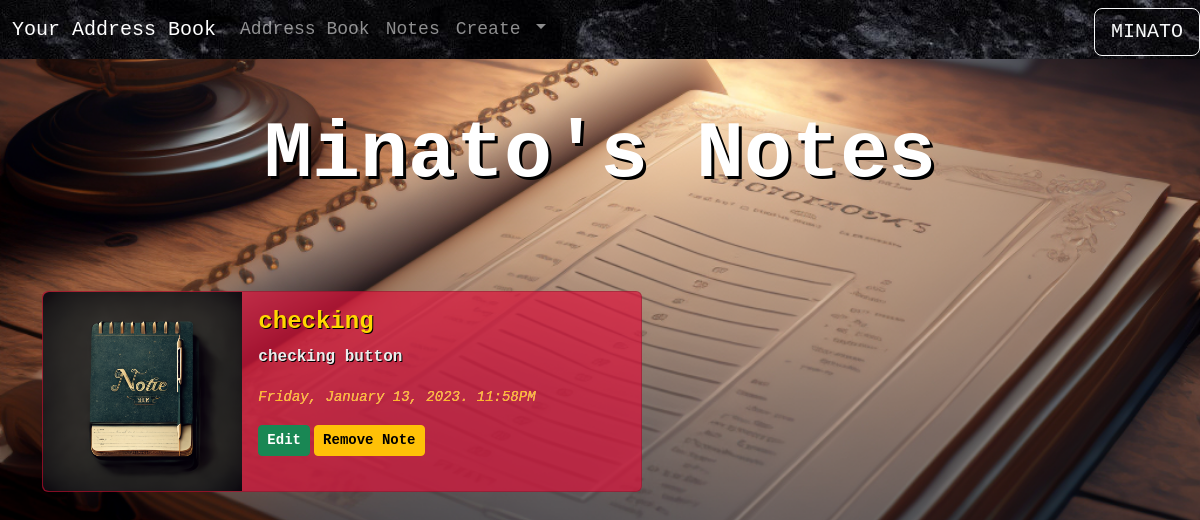
Page /notes (signed in) on the committed database.
### app/models.py (models this page shows, shortened)
class User(db.Model, UserMixin):
    id = db.Column(db.Integer, primary_key=True)
    first_name = db.Column(db.String(25), nullable=False)
    last_name = db.Column(db.String(25), nullable=False)
    email = db.Column(db.String(50), nullable=False, unique=True)
    username = db.Column(db.String(50), nullable=False, unique=True)
    password = db.Column(db.String(256), nullable=False)
    date_created = db.Column(db.DateTime, nullable=False, default=datetime.utcnow)
    address = db.relationship('Address', backref='author', lazy='dynamic')
    notes = db.relationship('Post', backref='author', lazy='dynamic')

class Post(db.Model):
    id = db.Column(db.Integer, primary_key=True)
    title = db.Column(db.String, nullable=False)
    body = db.Column(db.String, nullable=False)
    date_created = db.Column(db.DateTime, nullable=False, default=datetime.utcnow)
    user_id = db.Column(db.Integer, db.ForeignKey('user.id'))

### app/routes.py (the view)
@app.route('/notes')
@login_required
def notes():
    if current_user.is_authenticated:
        notes = current_user.notes.all()
    else:
        notes = []
    return render_template('notes.html', notes=notes)

### app/models.py (called while the page is built)
@login.user_loader
def load_user(user_id):
    return User.query.get(user_id)

### app/templates/notes.html (shortened to what this page needs)
{% extends 'base.html' %}
{% block content %}
<h4 class="home1 text-center mt-5">{{ current_user.first_name.title() }}'s Notes</h4>
{% for note in notes%}
<div class="crd1 card mb-3" style="max-width: 50vmax;">
  <div class="row g-0">
    <div class="col-md-4">
      <img src="{{url_for('static', filename='note.png')}}" class="img-fluid rounded-start" alt="...">
    </div>
    <div class="col-md-8">
      <div class="card-body">
        <h4 class="ct1 card-title">{{ note.title }}</h4>
        <p class="cb1 card-text">{{ note.body }}</p>
        <p class="cb2 card-text"><small><cite title="Source Title">{{ note.date_created.strftime('%A, %B %d, %Y. %I:%M%p') }}</cite></small></p>
        <a href="{{ url_for('edit_post', post_id=note.id) }}" class="edbtn cont btn btn-success btn-sm">Edit</a>
        <button type="button" class="delbtn cont2 btn btn-warning btn-sm" data-bs-toggle="modal" data-bs-target="#deleteModal-{{note.id}}">
          Remove Note
      </button>
      </div>
    </div>
  </div>
</div>
{% endfor %}
{% endblock %}

### app/templates/nav.html (shortened to what this page needs)
<nav class="navbar navbar-expand-lg bg-dark sticky-top" data-bs-theme="dark" style="background-image: url('static/blackstone.jpg');">
    <div class="container-fluid">
        <a class="navbar-brand" href="{{url_for('index')}}">Your Address Book</a>
        <div class="collapse navbar-collapse" id="navbarNavAltMarkup">
            <div class="navbar-nav">
                {% if current_user.is_authenticated %}
                <a class="nav-link" href="{{url_for('address')}}">Address Book</a>
                <a class="nav-link" href="{{url_for('notes')}}">Notes</a>
                <li class="nav-item dropdown">
                <a class="nav-link dropdown-toggle" href="#" role="button" data-bs-toggle="dropdown" aria-expanded="false">
                    Create
                </a>
                </li>
                <button class="btn btn-outline-light btn-lg position-absolute top-05 end-0" type="button" data-bs-toggle="offcanvas" data-bs-target="#offcanvasWithBothOptions" aria-controls="offcanvasWithBothOptions">{{current_user.first_name.upper()}}</button>
                {% else %}
            <a class="nav-link" href="{{url_for('index')}}">Welcome</a>
            <a class="nav-link" href="{{url_for('address')}}">Address Book</a>
            <a class="nav-link" href="{{url_for('notes')}}">Notes</a>
            <a class="nav-link" href="{{url_for('login')}}">Log In</a>
            <a class="nav-link" href="{{url_for('signup')}}">Sign Up</a>
                {% endif %}
            </div>
        </div>
    </div>
</nav>

### app/static/stylesheet.css (style rules this page uses)
.home1 { color: white; font-weight: bold; font-family: "Courier New", Courier, monospace; font-size: 5em; text-shadow: 3px 3px 0px black; padding-bottom: 1em; }
.navbar { font-family: "Courier New", Courier, monospace; font-size: large; }
.cont { font-family: "Courier New", Courier, monospace; font-weight: bold; }
.cont2 { font-family: "Courier New", Courier, monospace; font-weight: bold; }
.crd1 { background-color: rgba(220, 20, 60, 0.708); }
.ct1 { color: gold; text-shadow: 1px 1px 0px black; font-family: "Courier New", Courier, monospace; font-weight: bold; }
.cb1 { color: rgb(237, 237, 237); text-shadow: 1px 1px 0px black; font-family: "Courier New", Courier, monospace; font-weight: bold; }
.cb2 { color: rgba(255, 170, 1, 0.856); text-shadow: 0px 0px 0px rgb(255, 255, 255); font-family: "Courier New", Courier, monospace; }

### rows in the picture
User: first_name "MINATO", first_name "Minato"
Post: title "checking", body "checking button", date_created "Friday, January 13, 2023. 11:58PM"
